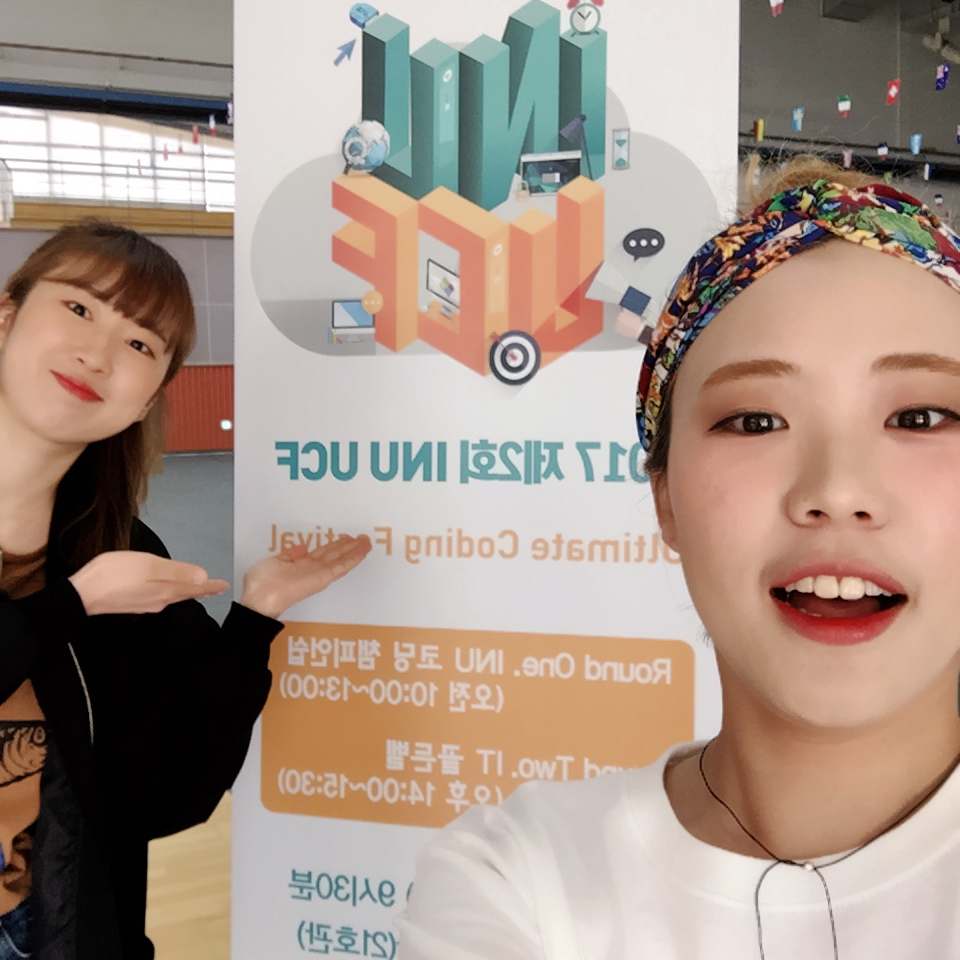
//> input picture input/IMG_6385.JPG, 960 x 960 px
$ ./3-2 ../input/IMG_6385.JPG   (built with g++ and OpenCV 4)
//> lines starting //> are read from the running program, lines starting //| are printed output that depends on the picture; after the words box and inside, x2 and y2 are one past the last pixel; in counts of white or black regions, pixels touching at a corner belong together
#include <opencv2\opencv.hpp>
#include <iostream>
#define SCALE 1.0
using namespace std;
using namespace cv;

int main(int argc, char **argv)
{
	if (argc != 2)
	{
		cout << "Provide image name to read" << endl;
		return -1;
	}

	Mat inputImg, dispImg;
	Mat grayImg, binImg;

	inputImg = imread(argv[1], IMREAD_COLOR);
//> inputImg is the input picture: 960 rows x 960 cols, CV_8UC3; mean B, G, R 134.7, 146.8, 165.8

	if (inputImg.data == 0)
	{
		cout << "Unable to read" << argv[1] << endl;
		return 0;
	}

	resize(inputImg, dispImg, Size(), SCALE, SCALE, CV_INTER_AREA);

	cvtColor(dispImg, grayImg, COLOR_BGR2GRAY);
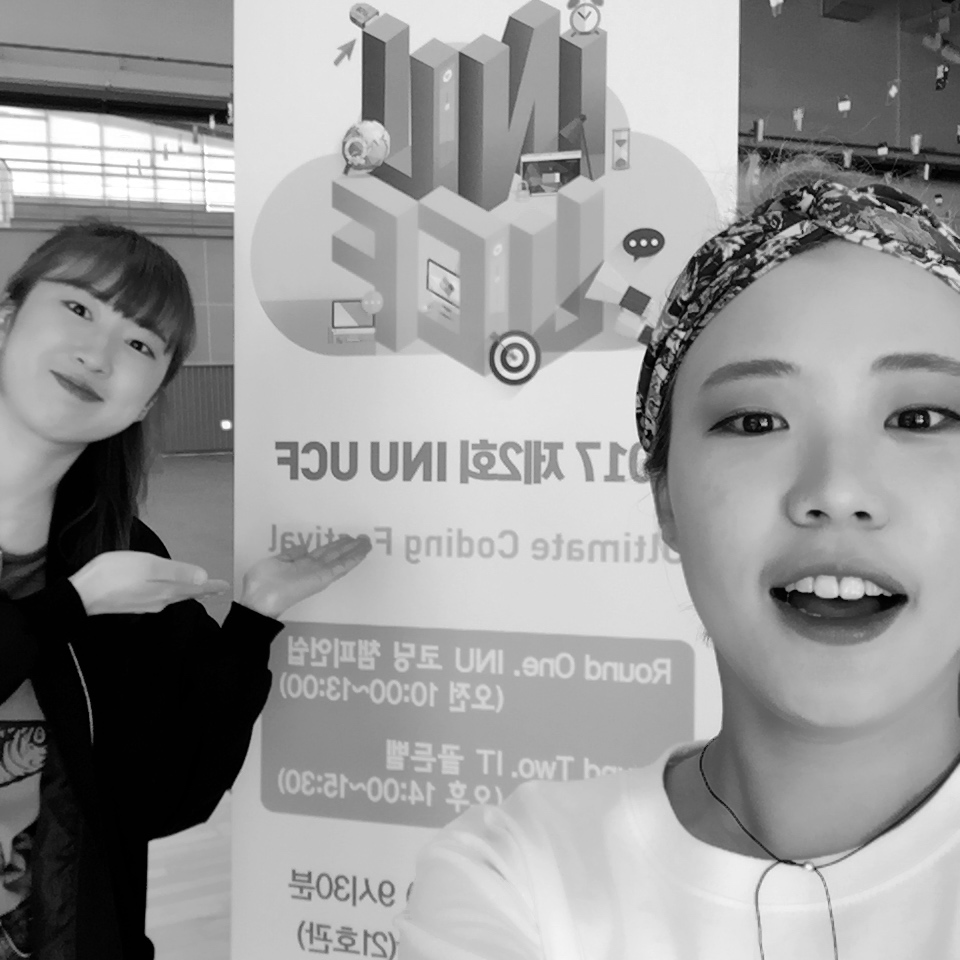
//> grayImg: 960 rows x 960 cols, CV_8UC1; min 0, max 255, mean 151.1
	//threshold(grayImg, binImg, 128, 255, THRESH_BINARY);
	threshold(grayImg, binImg, 128, 255, THRESH_OTSU);
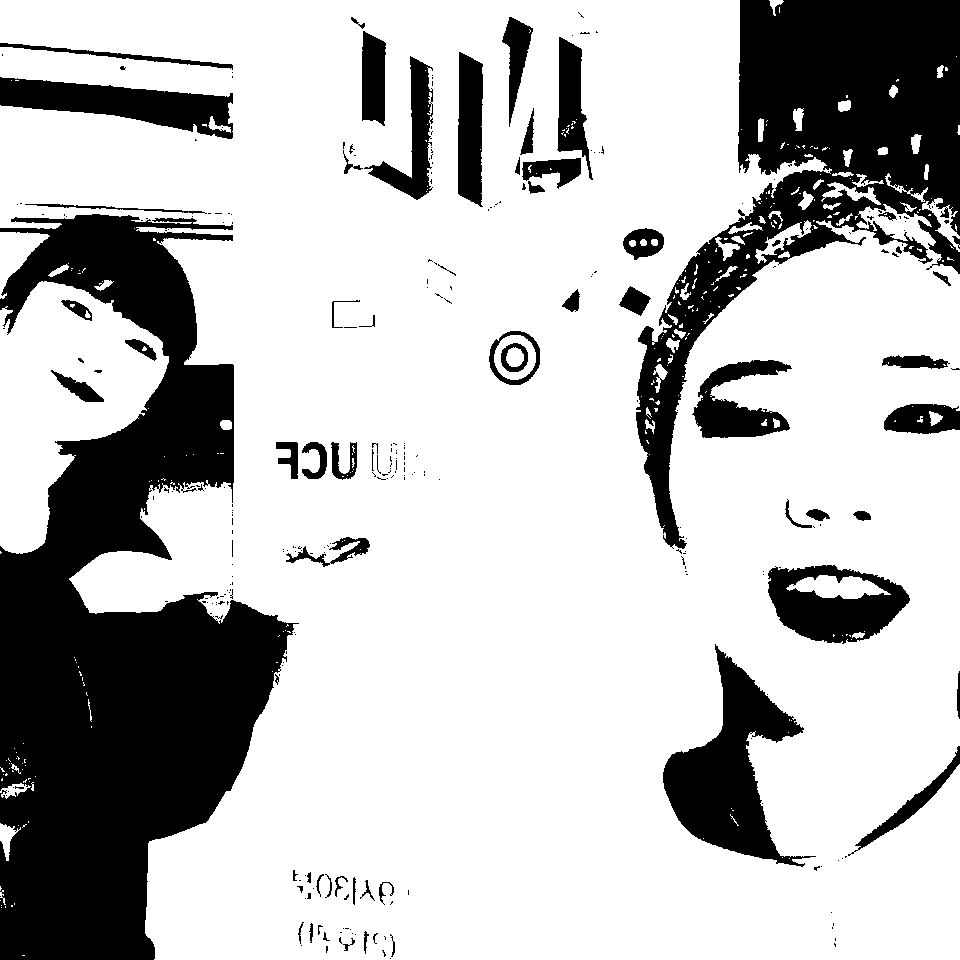
//> binImg: 960 rows x 960 cols, CV_8UC1; 74.5% white; 297 black regions (230 under 20 px), largest, box (x1, y1, x2, y2) and area: (0, 214, 299, 960) 117290, (636, 0, 960, 549) 58627, (663, 644, 816, 867) 13248
	//adaptiveThreshold(grayImg, binImg, 255, ADAPTIVE_THRESH_GAUSSIAN_C, THRESH_BINARY,23, 3.0);

	imshow("Original", dispImg);
	imshow("Gray", grayImg);
	imshow("Binary", binImg);

	waitKey(0);
	return 0;

}

$ run again, on input/1.png
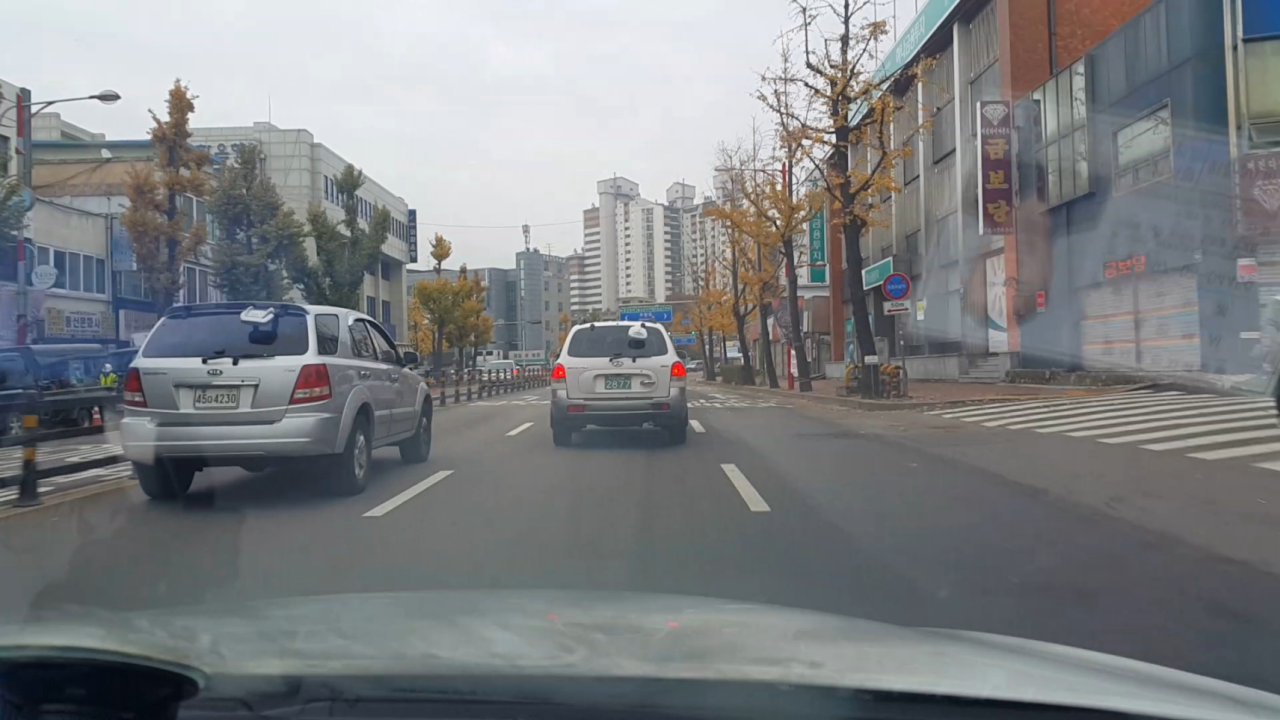
//> input picture input/1.png, 1280 x 720 px
//> inputImg is the input picture: 720 rows x 1280 cols, CV_8UC3; mean B, G, R 129.6, 127.2, 124.4
//> `cvtColor(dispImg, grayImg, COLOR_BGR2GRAY);`:
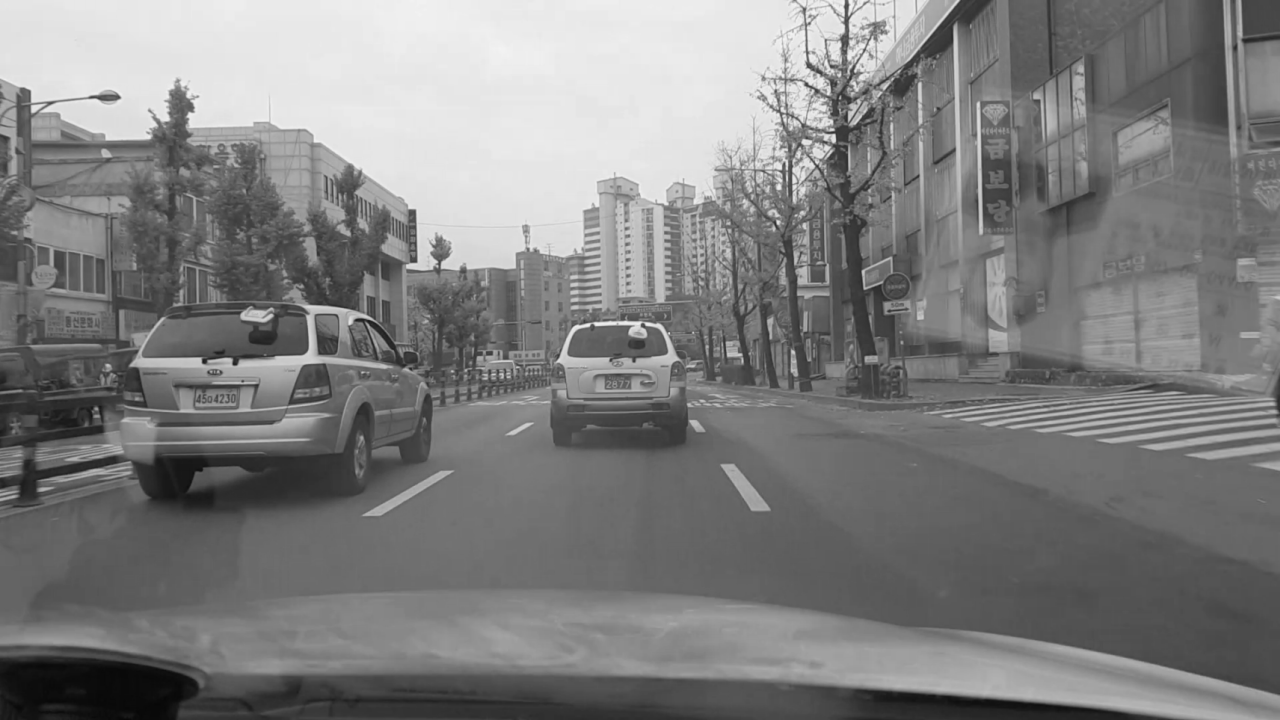
//> grayImg: 720 rows x 1280 cols, CV_8UC1; min 7, max 244, mean 126.6
//> `threshold(grayImg, binImg, 128, 255, THRESH_OTSU);`:
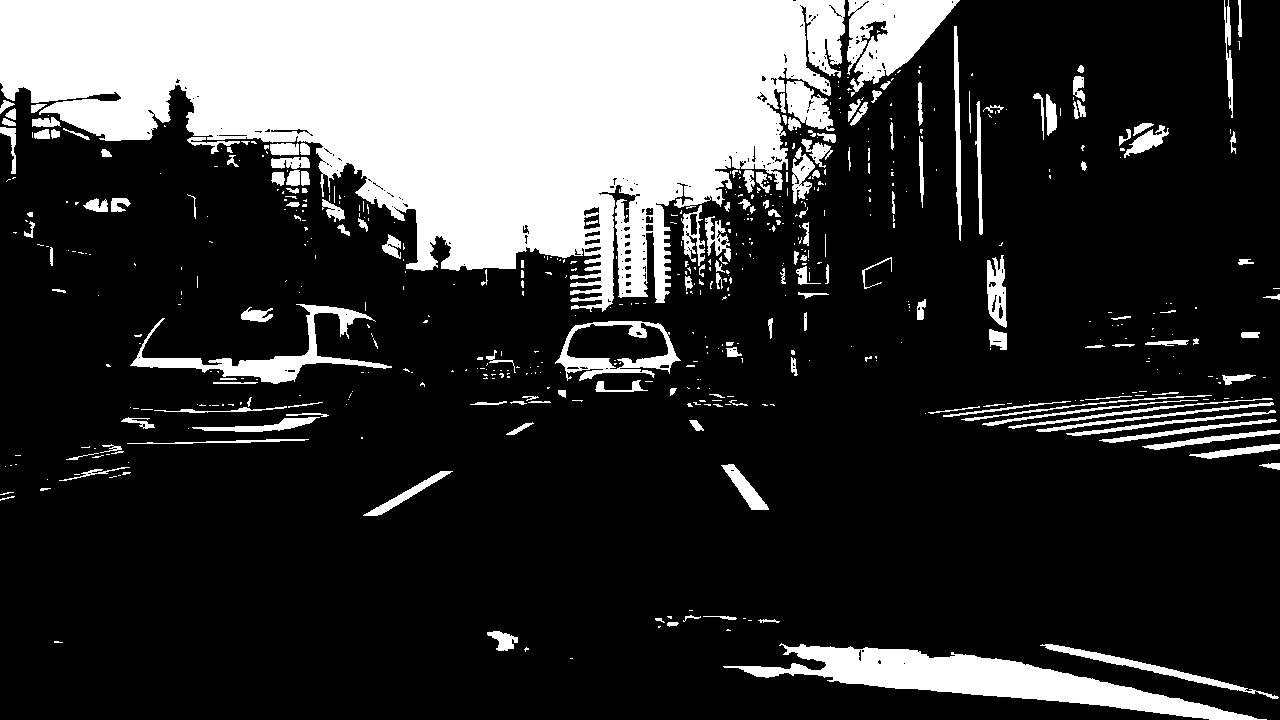
//> binImg: 720 rows x 1280 cols, CV_8UC1; 22.5% white; 582 white regions (405 under 20 px), largest, box (x1, y1, x2, y2) and area: (0, 0, 845, 312) 150895, (723, 643, 1267, 720) 13223, (847, 0, 960, 97) 5690
